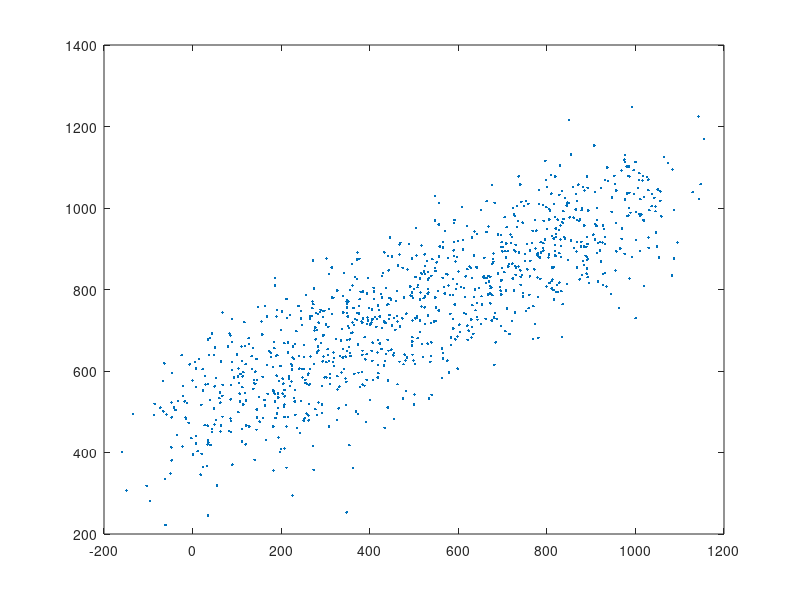

Write MATLAB code to recreate this figure. (Note: this script raises an error after producing the figure.)
% Get rid of bleedthrough from greem to red channel by doing a regression
% between red and green channel activities (Matt's suggestion). This will
% give us an offset, ie the true red signal that we are interseted in, and
% a slope, ie how much of the green signal gets to the red channel (this is
% due to the properties of the red-channel filters and dichroic mirros that
% pick up part of the green signal.)
%
% slope should be the same for all neurons, since it depends on the filter
% properties. 
%
% model: red = offset + slope * green. 
% The idea is that we find inhibitory neurons on something like the
% following, which supposedly controls for bleedthrough.
% medImage{1} - mean(slope)*medImage{2};


%% some qs while working on this:

% is noise really the same for both channels? ... doesn't seem like. It
% seems to be less for the green channel.

% since the brightness of the 2 channels is different, should I normalize
% to max the activity of each neuron? ... doesn't seem like you need to do
% this.

% does regress understimate or overstimate it? ... yes seems it is actually understimating.

% how about u check the other method that matt suggested too.

% is this amount of variaton in slope ok? brighter neurons : higher slope, lower offset.

% read about bleedthrough... does it depend on the intensity? the slope
% doesn't depend on signal intensity... it is determined by the filter and
% dichroic mirror properties.


%% check the slope equation for pca

x = (1:1000) + 100*randn(1,1000);
% y = (1:1000)*4 + 100*randn(1,1000) + 500;
y = (500 + .5 * x) + 100*randn(1,1000);
figure; plot(x, y, '.')


% pca
pcs = pca([x' y']);
slp = pcs(2,1) / pcs(1,1);

% regression
a = glmfit(x,y);
% md1 = fitglm(x,y); 
% md1.Coefficients.Estimate(2)

figure; hold on
plot(x, y, '.')
xy = [x(:); y(:)];
plot([min(xy)  max(xy)] , [min(xy)  max(xy)] , 'b')
title([slp, a(2)])


%%
%%%%%%%%%%%%%%% Analysis starts here %%%%%%%%%%%%%%%

load('151101_001.mat', 'pmtOffFrames', 'imHeight', 'imWidth', 'medImage'); 
load('151101_001_ch2-PnevPanResults-160422-081351.mat', 'C_df'); 
load('151101_001_ch2-PnevPanResults-160422-081351.mat', 'activity_man_eftMask_ch1', 'activity_man_eftMask_ch2'); 
load('151101_001_ch2-PnevPanResults-160422-081351.mat', 'A', 'C', 'b', 'f')


%%
smoothPts = 6; minPts = 7000; %800;

df_man_eftMask_ch1 = konnerthDeltaFOverF(activity_man_eftMask_ch1, pmtOffFrames{1}, smoothPts, minPts);
df_man_eftMask_ch2 = konnerthDeltaFOverF(activity_man_eftMask_ch2, pmtOffFrames{2}, smoothPts, minPts);


%%
trace_ch1 = activity_man_eftMask_ch1;
trace_ch2 = activity_man_eftMask_ch2;

trace_ch1 = df_man_eftMask_ch1;
trace_ch2 = df_man_eftMask_ch2;

trace_ch1 = df_man_eftMask_ch1;
trace_ch2 = C_df(1:end-1,:)';


%% Compute correlation between ch1 and ch2 activity for each ROI.

nn = size(trace_ch1,2);
crr = NaN(1, nn);
for rr = 1:nn
    t1 = trace_ch1(:,rr);
    t2 = trace_ch2(:,rr);
    crr(rr) = corr(t1, t2);
end

figure; plot(crr)


%%
% nn = size(trace_ch1, 2);

mu_ch1 = mean(trace_ch1, 1);
mu_ch2 = mean(trace_ch2, 1);


figure;
subplot(321), hold on
plot(mean(trace_ch1, 2))
plot(mean(trace_ch2, 2))
xlabel('frame')
ylabel('mean activity of all neurons')
legend('ch1', 'ch2')

subplot(322), hold on
m1 = mean(trace_ch1(:,1:20), 2);
m2 = mean(trace_ch2(:,1:20), 2);
plot(m1)
plot(m2)
legend('ch1', 'ch2')
title('mean activity of 1st 20 neurons')

subplot(323), hold on
plot(mean(trace_ch1(:,end-19:end), 2))
plot(mean(trace_ch2(:,end-19:end), 2))
legend('ch1', 'ch2')
title('mean activity of last 20 neurons')


subplot(324), hold on
errorbar(mu_ch1, std(trace_ch1, [], 1))
xlabel('neuron')
ylabel('mean +/- std of activity')
title('ch1')

subplot(325), hold on
errorbar(mu_ch2, std(trace_ch2, [], 1))
xlabel('neuron')
ylabel('mean +/- std of activity')
title('ch2')


subplot(326), hold on
rr = 1:2;
x = trace_ch2(:, rr); 
y = trace_ch1(:, rr);
plot(x, y, 'k.')

rr = nn-1:nn;
x = trace_ch2(:, rr); 
y = trace_ch1(:, rr);
plot(x, y, 'g.')

xlabel('ch2')
ylabel('ch1')
legend('k: 1st 20', 'g: last 20')
title('activity')


%% Normalize the signal ?

normt1 = mean(trace_ch1);
trace_ch1 = bsxfun(@rdivide, trace_ch1, normt1);

% for rr = 1 : nn
%     trace_ch1(:,rr) = shiftScaleY(trace_ch1(:,rr));
% end


normt2 = mean(trace_ch2);
trace_ch2 = bsxfun(@rdivide, trace_ch2, normt2);

% for rr = 1 : nn
%     trace_ch2(:,rr) = shiftScaleY(trace_ch2(:,rr));
% end


%% model: red = offset + slope * green

% Use PCA (aassumption: noise on x and y data is equal).

slope = NaN(1, nn);
for rr = 1 : nn
%     x_y = [trace_ch1(:,rr) trace_ch2(:,rr)];
    x_y = [trace_ch2(:,rr) trace_ch1(:,rr)];
    pcs = pca(x_y);
    slope(rr) = pcs(2,1) / pcs(1,1);    
end

% Compute the offset term
% offset = mu_ch2 - slope.*mu_ch1;
offset = mu_ch1 - slope.*mu_ch2;




% Use regression (assumption: x data doesn't have much noise).

slope = NaN(1, nn);
offset = NaN(1, nn);
for rr = 1 : nn
    %
    % model: red = offset + slope * green
    % y: red, x: green
    x = trace_ch2(:,rr); 
    y = trace_ch1(:,rr);
%     pp(:,rr) = glmfit(x,y);  % fitglm(x,y);
    p = regress(y, [x, ones(size(x,1),1)]);
    slope(rr) = p(1);
    offset(rr) = p(2);
    %}

    %{
    % model: green = offset2 + slope2 * red
    % y: green, x: red
    x = trace_ch1(:,rr); 
    y = trace_ch2(:,rr);
    p = regress(y, [x, ones(size(x,1),1)]);    
    slope(rr) = 1 / p(1);
    offset(rr) = -slope(rr) * p(2);
    %}
end

%{
p = regress(red, [green, ones(size(green, 1), 1)]);
slope = p(1);
intercept = p(2);

p = regress(green, [red, ones(size(red, 1), 1)]);
slope = 1 / p(1);
intercept = -slope * p(2);
%}






%% Plot slope and offset

% figure('name', 'slope'); 
figure;
subplot(421), plot(slope), title('slope')
subplot(423), histogram(slope)
subplot(425), errorbar(mean(slope), std(slope))
regress(slope', [(1:length(slope))', ones(length(slope), 1)])

% figure('name', 'offset'); 
subplot(422), plot(offset), title('offset')
subplot(424), histogram(offset)
subplot(426), errorbar(mean(offset), std(offset))
subplot(428), hold on, plot(mu_ch1), plot(mu_ch2), title('mu')
regress(offset', [(1:length(offset))', ones(length(offset), 1)])


%% Use Efty's A, C to set the median image of channel 2.

medc = median(C, 2);
% medc = slope' .* medc;

medEfty = A*medc + b*median(f);
medEfty = reshape(medEfty, imHeight, imWidth);

% mdd = medImage{1} - medEfty;
% figure; imagesc(mdd), 
% caxis([0 max(mdd(:))])


%%
figure; 
subplot(221), imagesc(medImage{1}), freezeColors, colorbar, title('ch1')
subplot(222), imagesc(medImage{2}), freezeColors, colorbar, title('ch2')
subplot(224), imagesc(medEfty), freezeColors, colorbar, title('ch2 Efty')


%% Compute the clean median image for ch1, ie the image that does not have the bleedthrough signal anymore!
% model: red = offset + slope * green
% so: med(red) = offset + slope * med(green)
% so offset = med(red) - slope * med(green)

figure; 
ha = tight_subplot(2,2,[.05],[.05],[.05]);

md = medImage{1} - medImage{2};
axes(ha(1)); imagesc(md), freezeColors, colorbar

mdd = medImage{1} - medEfty;
axes(ha(3)); imagesc(mdd), freezeColors, colorbar

% md2 is what I will use to identify inhibit neurons... this is supposedly
% the image that is free of the effect of bleedthrough.
md2 = medImage{1} - mean(slope)*medImage{2}; 
axes(ha(2)); imagesc(md2), freezeColors, colorbar
% caxis([0 max(md2(:))])


md3 = medImage{1} - mean(slope)*medEfty;
axes(ha(4)); imagesc(md3), freezeColors, colorbar
% caxis([0 max(md3(:))])

% figure; imagesc(md3)


%% Gamal's method
% model: red = offset + slope * green

frs = size(activity_man_eftMask_ch2,1);
nn = size(activity_man_eftMask_ch2,2);

Xs = mat2cell(activity_man_eftMask_ch2, frs, ones(1,nn));
Ys = mat2cell(activity_man_eftMask_ch1, frs, ones(1,nn));

[a, bs] = regressCommonSlopeModel(Xs, Ys);

im2 = medImage{1} - a*medImage{2};
medImageInhibit = im2; 
figure; imagesc(medImageInhibit)


% compare objective cost between the commonSlope and regression methods:
f = sum(objFnRegressCommonSlopeModel(Xs, Ys, a, bs))./norm(vertcat(Ys{:}))^2*100;  % objective cost in %

% Use regression (assumption: x data doesn't have much noise). % same as
% Gamal's codes below.
%{
slope = NaN(1, nn);
offset = NaN(1, nn);
for rr = 1 : nn
    % model: red = offset + slope * green
    % y: red, x: green
    x = activity_man_eftMask_ch2(:,rr); 
    y = activity_man_eftMask_ch1(:,rr);
%     pp(:,rr) = glmfit(x,y);  % fitglm(x,y);
    p = regress(y, [x, ones(size(x,1),1)]);
    slope(rr) = p(1);
    offset(rr) = p(2);    
end
%}
bs1 = nan(N,1);
for j = 1:N
    p = [Xs{j} ones(size(Xs{j}))]\Ys{j};
    a1(j) = p(1);
    bs1(j,1) = p(2);
end 
a1 = mean(a1);
f1 = sum(objFnRegressCommonSlopeModel(Xs, Ys, a1, bs1))./norm(vertcat(Ys{:}))^2*100;




%%
figure('name', 'model: red = offset + slope * green'); 
ha = tight_subplot(2,2,[.05],[.05],[.05]);

axes(ha(1)); imagesc(medImage{1}), freezeColors, colorbar, title('ch1')

% md2 is what I will use to identify inhibit neurons... this is supposedly
% the image that is free of the effect of bleedthrough.
md2 = medImage{1} - mean(slope)*medImage{2}; 
axes(ha(2)); imagesc(md2), freezeColors, colorbar, title('ch1 - mean(regressSlope)*ch2')

axes(ha(3)); imagesc(medImage{2}), freezeColors, colorbar, title('ch2')

mdg = medImage{1} - a*medImage{2}; 
axes(ha(4)); imagesc(mdg), freezeColors, colorbar, title('ch1 - gamalSlope*ch2')

